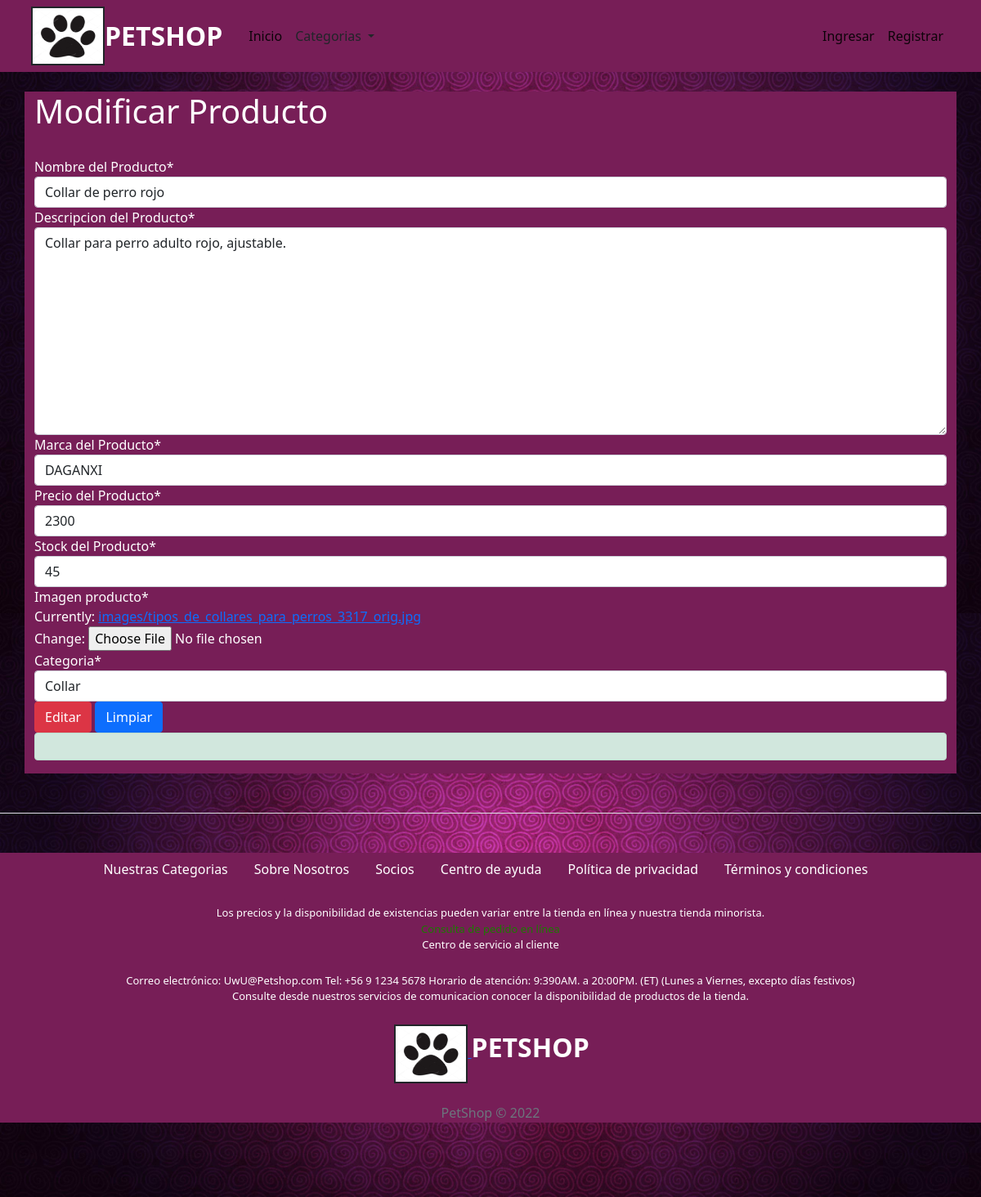
The page /Modificar/Collar de perro rojo/ on the database its author committed.
### core/models.py (models this page shows, shortened)
class Producto(models.Model):
    nombre_producto=models.CharField(max_length=50, primary_key=True, verbose_name='Nombre del Producto')
    descripcion_producto=models.TextField(max_length=200, verbose_name='Descripcion del Producto')
    marca_producto=models.CharField(max_length=50, null=True ,verbose_name='Marca del Producto')
    precio_producto= models.IntegerField(verbose_name='Precio del Producto')
    stock_producto= models.IntegerField( verbose_name='Stock del Producto')
    imagen_producto=models.ImageField(upload_to='images/')
    categoria=models.ForeignKey(Categoria, on_delete=models.CASCADE)

### core/views.py (the view, shortened to what this page needs)
# urls.py: path('Modificar/<id>/',modificarproductos,name="modificarproductos"),
def modificarproductos(request, id):
    producto =get_object_or_404(Producto, nombre_producto=id)
    data ={
        'form': ProductoForm(instance=producto)
    }
    return render(request,'core/ModificarProductos.html',data)

### core/forms.py
class ProductoForm(ModelForm):
    class Meta:
            model = Producto
            fields ='__all__'

### core/context_processors.py (called while the page is built)
def extras(request):
	lista_categorias = Categoria.objects.all().order_by('nombre_categoria')
	return {'categorias':lista_categorias}

def importe_total_carro(request):
	total=0
	if request.user.is_authenticated:
		if "carro" in request.session:
			for key, value in request.session["carro"].items():
				total= total + int(value["precio"])
	return {"importe_total_carro":total}

### core/models.py (called while the page is built)
    def __str__(self):
        return self.nombre_categoria

### core/templates/core/ModificarProductos.html (shortened to what this page needs)
{% extends 'core/base.html' %}
{% load static %}
  {% block contenido %}
{% load crispy_forms_tags %}
   <br>
 <div class="container" style="background-color: rgb(119,30,87); color:white;">
     <div class="row">
         <div class="col">
             <h1>Modificar Producto</h1>
    <br>
         </div>
     </div>
     <div class="row">
         <div class="col">
            <form method="post" action="" id="formulariomodificarproducto" enctype="multipart/form-data" style="background-color: rgb(119,30,87);">
        <div class="form-group" style="color: white ; ">
            {{ form | crispy }}
        </div>
        <input type="submit" class="btn btn-danger" id="Editar" value="Editar">
        <input type="reset" class="btn btn-primary" id="limpiar" value="Limpiar">
        <div class="alert alert-success" role="alert">
        </div>
</form>
         </div>
     </div>
 </div>
{% endblock %}

### core/static/core/css/index.css (style rules this page uses)
body { background: url('../img/espiro_pink.jpg') repeat; background-size: 100%; }

### rows shown on the page
Producto: nombre_producto "Collar de perro rojo", descripcion_producto "Collar para perro adulto rojo, ajustable.", marca_producto "DAGANXI", precio_producto "2300", stock_producto "45", categoria "Collar"
